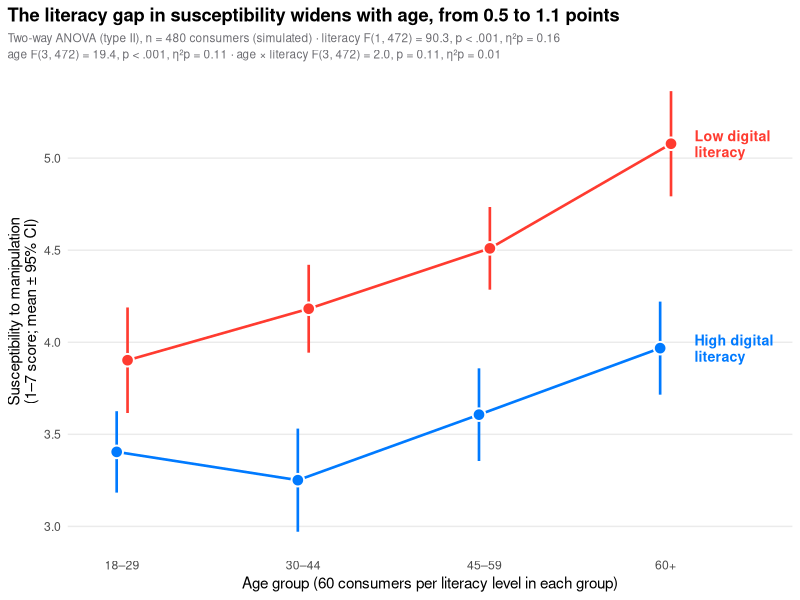

The R script that drew this image:
# Interaction plot: the R equivalent of plot.py
# Simulated data, set in the context of de Marcellis-Warin et al. (2022) [dmw2022manip]
# R and NumPy draw different random numbers, so the values differ slightly from the Python figure.
library(ggplot2)

set.seed(2022)

# Data: susceptibility score (1–7) by age group and digital literacy, 60 consumers per cell
classes <- c("18–29", "30–44", "45–59", "60+")
d <- expand.grid(rep = 1:60, literacy = c("High", "Low"), age = 0:3)
low <- d$literacy == "Low"
d$score <- pmin(pmax(3.4 + 0.15 * d$age + low * (0.3 + 0.35 * d$age) + rnorm(nrow(d), 0, 1.0), 1), 7)
d$age_group <- factor(classes[d$age + 1], levels = classes)

# Two-way ANOVA with interaction + partial eta squared
# (the design is balanced, so these sequential sums of squares equal the type II ones)
aov_table <- anova(lm(score ~ age_group * literacy, data = d))
ss_res <- aov_table["Residuals", "Sum Sq"]
df_res <- aov_table["Residuals", "Df"]
term <- function(row, label) {                  # one "F(df1, df2) = …, p …, η²p = …" string per term
  r <- aov_table[row, ]
  pval <- if (r[["Pr(>F)"]] < .001) "< .001" else sprintf("= %.2f", r[["Pr(>F)"]])
  sprintf("%s F(%d, %d) = %.1f, p %s, η²p = %.2f", label, r$Df, df_res, r[["F value"]], pval,
          r[["Sum Sq"]] / (r[["Sum Sq"]] + ss_res))
}

# Means and t-based 95% CIs per cell
cells <- aggregate(score ~ age_group + literacy, data = d, FUN = function(v)
  c(mean = mean(v), half = qt(0.975, length(v) - 1) * sd(v) / sqrt(length(v))))
cells <- cbind(cells[c("age_group", "literacy")], cells$score)
gap <- cells$mean[cells$literacy == "Low"] - cells$mean[cells$literacy == "High"]

dodge <- position_dodge(width = 0.12)
p <- ggplot(cells, aes(age_group, mean, colour = literacy, group = literacy)) +
  geom_line(linewidth = 0.9, position = dodge) +
  geom_linerange(aes(ymin = mean - half, ymax = mean + half), linewidth = 0.9, position = dodge) +
  geom_point(aes(fill = literacy), shape = 21, size = 3.6, colour = "white", stroke = 1,
             position = dodge) +
  geom_text(data = cells[cells$age_group == "60+", ], aes(label = paste(literacy, "digital\nliteracy")),
            hjust = 0, nudge_x = 0.16, fontface = "bold", size = 3.6, lineheight = 0.95) +
  scale_colour_manual(values = c(High = "#007AFF", Low = "#FF3B30"), aesthetics = c("colour", "fill"),
                      guide = "none") +
  scale_x_discrete(expand = expansion(add = c(0.3, 0.7))) +
  labs(title = sprintf("The literacy gap in susceptibility widens with age, from %.1f to %.1f points",
                       gap[1], gap[4]),
       subtitle = sprintf("Two-way ANOVA (type II), n = %d consumers (simulated) · %s\n%s · %s",
                          nrow(d), term("literacy", "literacy"), term("age_group", "age"),
                          term("age_group:literacy", "age × literacy")),
       x = "Age group (60 consumers per literacy level in each group)",
       y = "Susceptibility to manipulation\n(1–7 score; mean ± 95% CI)") +
  theme_minimal(base_size = 11) +
  theme(plot.title = element_text(face = "bold"),
        plot.title.position = "plot",
        plot.subtitle = element_text(size = 8.5, colour = "#6E6E73", lineheight = 1.15),
        panel.grid.minor = element_blank(), panel.grid.major.x = element_blank())
print(p)
